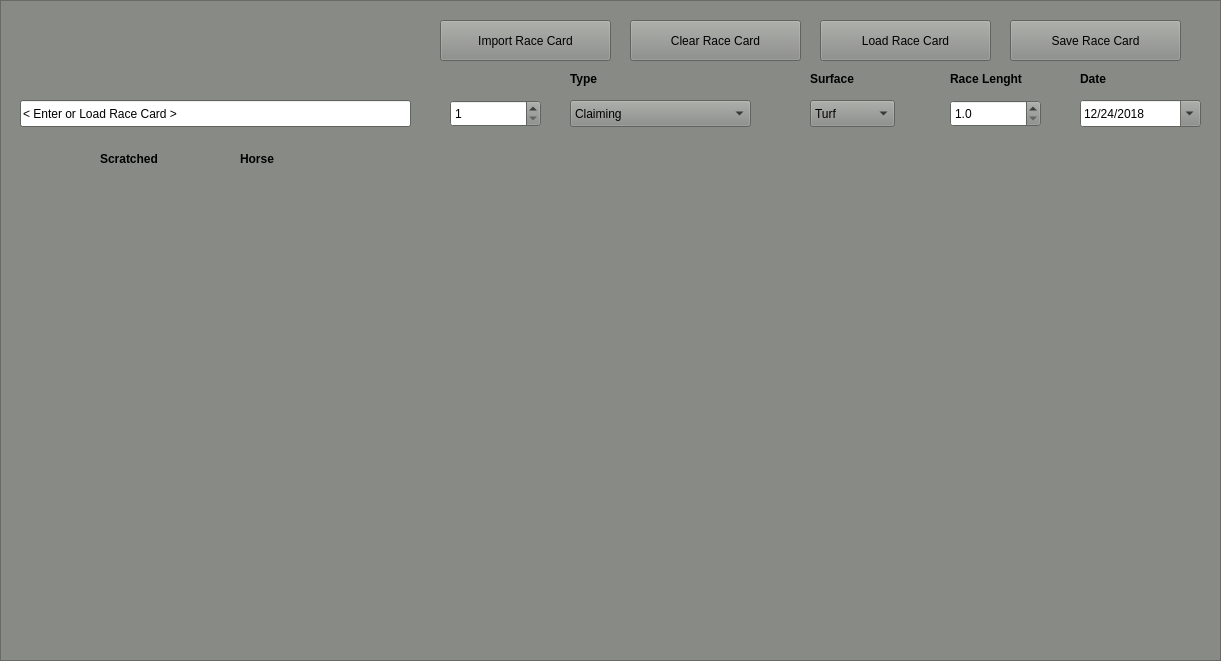
   <widget class="QFrame" name="frame">
    <property name="geometry">
     <rect>
      <x>10</x>
      <y>10</y>
      <width>1221</width>
      <height>661</height>
     </rect>
    </property>
    <property name="palette">
     <palette>
      <active>
       <colorrole role="WindowText">
        <brush brushstyle="SolidPattern">
         <color alpha="255">
          <red>0</red>
          <green>0</green>
          <blue>0</blue>
         </color>
        </brush>
       </colorrole>
       <colorrole role="Button">
        <brush brushstyle="SolidPattern">
         <color alpha="255">
          <red>136</red>
          <green>138</green>
          <blue>133</blue>
         </color>
        </brush>
       </colorrole>
       <colorrole role="Light">
        <brush brushstyle="SolidPattern">
         <color alpha="255">
          <red>204</red>
          <green>207</green>
          <blue>200</blue>
         </color>
        </brush>
       </colorrole>
       <colorrole role="Midlight">
        <brush brushstyle="SolidPattern">
         <color alpha="255">
          <red>170</red>
          <green>172</green>
          <blue>166</blue>
         </color>
        </brush>
       </colorrole>
       <colorrole role="Dark">
        <brush brushstyle="SolidPattern">
         <color alpha="255">
          <red>68</red>
          <green>69</green>
          <blue>66</blue>
         </color>
        </brush>
       </colorrole>
       <colorrole role="Mid">
        <brush brushstyle="SolidPattern">
         <color alpha="255">
          <red>91</red>
          <green>92</green>
          <blue>89</blue>
         </color>
        </brush>
       </colorrole>
       <colorrole role="Text">
        <brush brushstyle="SolidPattern">
         <color alpha="255">
          <red>0</red>
          <green>0</green>
          <blue>0</blue>
         </color>
        </brush>
       </colorrole>
       <colorrole role="BrightText">
        <brush brushstyle="SolidPattern">
         <color alpha="255">
          <red>255</red>
          <green>255</green>
          <blue>255</blue>
         </color>
        </brush>
       </colorrole>
       <colorrole role="ButtonText">
        <brush brushstyle="SolidPattern">
         <color alpha="255">
          <red>0</red>
          <green>0</green>
          <blue>0</blue>
         </color>
        </brush>
       </colorrole>
       <colorrole role="Base">
        <brush brushstyle="SolidPattern">
         <color alpha="255">
          <red>255</red>
          <green>255</green>
          <blue>255</blue>
         </color>
        </brush>
       </colorrole>
       <colorrole role="Window">
        <brush brushstyle="SolidPattern">
         <color alpha="255">
          <red>136</red>
          <green>138</green>
          <blue>133</blue>
         </color>
        </brush>
       </colorrole>
       <colorrole role="Shadow">
        <brush brushstyle="SolidPattern">
         <color alpha="255">
          <red>0</red>
          <green>0</green>
          <blue>0</blue>
         </color>
        </brush>
       </colorrole>
       <colorrole role="AlternateBase">
        <brush brushstyle="SolidPattern">
         <color alpha="255">
          <red>195</red>
          <green>196</green>
          <blue>194</blue>
         </color>
        </brush>
       </colorrole>
       <colorrole role="ToolTipBase">
        <brush brushstyle="SolidPattern">
         <color alpha="255">
          <red>255</red>
          <green>255</green>
          <blue>220</blue>
         </color>
        </brush>
       </colorrole>
       <colorrole role="ToolTipText">
        <brush brushstyle="SolidPattern">
         <color alpha="255">
          <red>0</red>
          <green>0</green>
          <blue>0</blue>
         </color>
        </brush>
       </colorrole>
      </active>
      <inactive>
       <colorrole role="WindowText">
        <brush brushstyle="SolidPattern">
         <color alpha="255">
          <red>0</red>
          <green>0</green>
          <blue>0</blue>
         </color>
        </brush>
       </colorrole>
       <colorrole role="Button">
        <brush brushstyle="SolidPattern">
         <color alpha="255">
          <red>136</red>
          <green>138</green>
          <blue>133</blue>
         </color>
        </brush>
       </colorrole>
       <colorrole role="Light">
        <brush brushstyle="SolidPattern">
         <color alpha="255">
          <red>204</red>
          <green>207</green>
          <blue>200</blue>
         </color>
        </brush>
       </colorrole>
       <colorrole role="Midlight">
        <brush brushstyle="SolidPattern">
         <color alpha="255">
          <red>170</red>
          <green>172</green>
          <blue>166</blue>
         </color>
        </brush>
       </colorrole>
       <colorrole role="Dark">
        <brush brushstyle="SolidPattern">
         <color alpha="255">
          <red>68</red>
          <green>69</green>
          <blue>66</blue>
         </color>
        </brush>
       </colorrole>
       <colorrole role="Mid">
        <brush brushstyle="SolidPattern">
         <color alpha="255">
          <red>91</red>
          <green>92</green>
          <blue>89</blue>
         </color>
        </brush>
       </colorrole>
       <colorrole role="Text">
        <brush brushstyle="SolidPattern">
         <color alpha="255">
          <red>0</red>
          <green>0</green>
          <blue>0</blue>
         </color>
        </brush>
       </colorrole>
       <colorrole role="BrightText">
        <brush brushstyle="SolidPattern">
         <color alpha="255">
          <red>255</red>
          <green>255</green>
          <blue>255</blue>
         </color>
        </brush>
       </colorrole>
       <colorrole role="ButtonText">
        <brush brushstyle="SolidPattern">
         <color alpha="255">
          <red>0</red>
          <green>0</green>
          <blue>0</blue>
         </color>
        </brush>
       </colorrole>
       <colorrole role="Base">
        <brush brushstyle="SolidPattern">
         <color alpha="255">
          <red>255</red>
          <green>255</green>
          <blue>255</blue>
         </color>
        </brush>
       </colorrole>
       <colorrole role="Window">
        <brush brushstyle="SolidPattern">
         <color alpha="255">
          <red>136</red>
          <green>138</green>
          <blue>133</blue>
         </color>
        </brush>
       </colorrole>
       <colorrole role="Shadow">
        <brush brushstyle="SolidPattern">
         <color alpha="255">
          <red>0</red>
          <green>0</green>
          <blue>0</blue>
         </color>
        </brush>
       </colorrole>
       <colorrole role="AlternateBase">
        <brush brushstyle="SolidPattern">
         <color alpha="255">
          <red>195</red>
          <green>196</green>
          <blue>194</blue>
         </color>
        </brush>
       </colorrole>
       <colorrole role="ToolTipBase">
        <brush brushstyle="SolidPattern">
         <color alpha="255">
          <red>255</red>
          <green>255</green>
          <blue>220</blue>
         </color>
        </brush>
       </colorrole>
       <colorrole role="ToolTipText">
        <brush brushstyle="SolidPattern">
         <color alpha="255">
          <red>0</red>
          <green>0</green>
          <blue>0</blue>
         </color>
        </brush>
       </colorrole>
      </inactive>
      <disabled>
       <colorrole role="WindowText">
        <brush brushstyle="SolidPattern">
         <color alpha="255">
          <red>68</red>
          <green>69</green>
          <blue>66</blue>
         </color>
        </brush>
       </colorrole>
       <colorrole role="Button">
        <brush brushstyle="SolidPattern">
         <color alpha="255">
          <red>136</red>
          <green>138</green>
          <blue>133</blue>
         </color>
        </brush>
       </colorrole>
       <colorrole role="Light">
        <brush brushstyle="SolidPattern">
         <color alpha="255">
          <red>204</red>
          <green>207</green>
          <blue>200</blue>
         </color>
        </brush>
       </colorrole>
       <colorrole role="Midlight">
        <brush brushstyle="SolidPattern">
         <color alpha="255">
          <red>170</red>
          <green>172</green>
          <blue>166</blue>
         </color>
        </brush>
       </colorrole>
       <colorrole role="Dark">
        <brush brushstyle="SolidPattern">
         <color alpha="255">
          <red>68</red>
          <green>69</green>
          <blue>66</blue>
         </color>
        </brush>
       </colorrole>
       <colorrole role="Mid">
        <brush brushstyle="SolidPattern">
         <color alpha="255">
          <red>91</red>
          <green>92</green>
          <blue>89</blue>
         </color>
        </brush>
       </colorrole>
       <colorrole role="Text">
        <brush brushstyle="SolidPattern">
         <color alpha="255">
          <red>68</red>
          <green>69</green>
          <blue>66</blue>
         </color>
        </brush>
       </colorrole>
       <colorrole role="BrightText">
        <brush brushstyle="SolidPattern">
         <color alpha="255">
          <red>255</red>
          <green>255</green>
          <blue>255</blue>
         </color>
        </brush>
       </colorrole>
       <colorrole role="ButtonText">
        <brush brushstyle="SolidPattern">
         <color alpha="255">
          <red>68</red>
          <green>69</green>
          <blue>66</blue>
         </color>
        </brush>
       </colorrole>
       <colorrole role="Base">
        <brush brushstyle="SolidPattern">
         <color alpha="255">
          <red>136</red>
          <green>138</green>
          <blue>133</blue>
         </color>
        </brush>
       </colorrole>
       <colorrole role="Window">
        <brush brushstyle="SolidPattern">
         <color alpha="255">
          <red>136</red>
          <green>138</green>
          <blue>133</blue>
         </color>
        </brush>
       </colorrole>
       <colorrole role="Shadow">
        <brush brushstyle="SolidPattern">
         <color alpha="255">
          <red>0</red>
          <green>0</green>
          <blue>0</blue>
         </color>
        </brush>
       </colorrole>
       <colorrole role="AlternateBase">
        <brush brushstyle="SolidPattern">
         <color alpha="255">
          <red>136</red>
          <green>138</green>
          <blue>133</blue>
         </color>
        </brush>
       </colorrole>
       <colorrole role="ToolTipBase">
        <brush brushstyle="SolidPattern">
         <color alpha="255">
          <red>255</red>
          <green>255</green>
          <blue>220</blue>
         </color>
        </brush>
       </colorrole>
       <colorrole role="ToolTipText">
        <brush brushstyle="SolidPattern">
         <color alpha="255">
          <red>0</red>
          <green>0</green>
          <blue>0</blue>
         </color>
        </brush>
       </colorrole>
      </disabled>
     </palette>
    </property>
    <property name="frameShape">
     <enum>QFrame::StyledPanel</enum>
    </property>
    <property name="frameShadow">
     <enum>QFrame::Raised</enum>
    </property>
    <widget class="QLineEdit" name="RaceTrack">
     <property name="geometry">
      <rect>
       <x>20</x>
       <y>100</y>
       <width>391</width>
       <height>27</height>
      </rect>
     </property>
     <property name="inputMethodHints">
      <set>Qt::ImhDigitsOnly</set>
     </property>
     <property name="text">
      <string>&lt; Enter or Load Race Card &gt;</string>
     </property>
     <property name="readOnly">
      <bool>false</bool>
     </property>
    </widget>
    <widget class="QLineEdit" name="lineEdit_3">
     <property name="geometry">
      <rect>
       <x>800</x>
       <y>-340</y>
       <width>391</width>
       <height>27</height>
      </rect>
     </property>
     <property name="inputMethodHints">
      <set>Qt::ImhDigitsOnly</set>
     </property>
     <property name="readOnly">
      <bool>false</bool>
     </property>
    </widget>
    <widget class="QDoubleSpinBox" name="race_number">
     <property name="geometry">
      <rect>
       <x>450</x>
       <y>100</y>
       <width>91</width>
       <height>27</height>
      </rect>
     </property>
     <property name="decimals">
      <number>0</number>
     </property>
     <property name="minimum">
      <double>1.000000000000000</double>
     </property>
     <property name="maximum">
      <double>15.000000000000000</double>
     </property>
    </widget>
    <widget class="QDateEdit" name="race_day">
     <property name="geometry">
      <rect>
       <x>1080</x>
       <y>100</y>
       <width>121</width>
       <height>27</height>
      </rect>
     </property>
     <property name="maximumDate">
      <date>
       <year>7998</year>
       <month>2</month>
       <day>27</day>
      </date>
     </property>
     <property name="currentSection">
      <enum>QDateTimeEdit::MonthSection</enum>
     </property>
     <property name="displayFormat">
      <string>M/d/yyyy</string>
     </property>
     <property name="calendarPopup">
      <bool>true</bool>
     </property>
     <property name="date">
      <date>
       <year>2018</year>
       <month>12</month>
       <day>24</day>
      </date>
     </property>
    </widget>
    <widget class="QPushButton" name="load_race_card_btn">
     <property name="geometry">
      <rect>
       <x>820</x>
       <y>20</y>
       <width>171</width>
       <height>41</height>
      </rect>
     </property>
     <property name="text">
      <string>Load Race Card</string>
     </property>
    </widget>
    <widget class="QPushButton" name="save_racecard_btn">
     <property name="geometry">
      <rect>
       <x>1010</x>
       <y>20</y>
       <width>171</width>
       <height>41</height>
      </rect>
     </property>
     <property name="text">
      <string>Save Race Card</string>
     </property>
    </widget>
    <widget class="QPushButton" name="clear_race_card_btn">
     <property name="geometry">
      <rect>
       <x>630</x>
       <y>20</y>
       <width>171</width>
       <height>41</height>
      </rect>
     </property>
     <property name="text">
      <string>Clear Race Card</string>
     </property>
    </widget>
    <widget class="QLabel" name="label_5">
     <property name="geometry">
      <rect>
       <x>100</x>
       <y>150</y>
       <width>71</width>
       <height>17</height>
      </rect>
     </property>
     <property name="font">
      <font>
       <weight>75</weight>
       <bold>true</bold>
      </font>
     </property>
     <property name="text">
      <string>Scratched</string>
     </property>
    </widget>
    <widget class="QLabel" name="label_2">
     <property name="geometry">
      <rect>
       <x>240</x>
       <y>150</y>
       <width>51</width>
       <height>17</height>
      </rect>
     </property>
     <property name="font">
      <font>
       <weight>75</weight>
       <bold>true</bold>
      </font>
     </property>
     <property name="text">
      <string>Horse</string>
     </property>
    </widget>
    <widget class="QPushButton" name="import_race_card_btn">
     <property name="geometry">
      <rect>
       <x>440</x>
       <y>20</y>
       <width>171</width>
       <height>41</height>
      </rect>
     </property>
     <property name="text">
      <string>Import Race Card</string>
     </property>
    </widget>
    <widget class="QLabel" name="label_34">
     <property name="geometry">
      <rect>
       <x>950</x>
       <y>70</y>
       <width>121</width>
       <height>17</height>
      </rect>
     </property>
     <property name="font">
      <font>
       <weight>75</weight>
       <bold>true</bold>
      </font>
     </property>
     <property name="text">
      <string>Race Lenght</string>
     </property>
    </widget>
    <widget class="QDoubleSpinBox" name="race_lenght">
     <property name="geometry">
      <rect>
       <x>950</x>
       <y>100</y>
       <width>91</width>
       <height>27</height>
      </rect>
     </property>
     <property name="decimals">
      <number>1</number>
     </property>
     <property name="minimum">
      <double>1.000000000000000</double>
     </property>
     <property name="maximum">
      <double>15.000000000000000</double>
     </property>
    </widget>
    <widget class="QLabel" name="label_21">
     <property name="geometry">
      <rect>
       <x>1080</x>
       <y>70</y>
       <width>121</width>
       <height>17</height>
      </rect>
     </property>
     <property name="font">
      <font>
       <weight>75</weight>
       <bold>true</bold>
      </font>
     </property>
     <property name="text">
      <string>Date</string>
     </property>
    </widget>
    <widget class="QComboBox" name="surface_type">
     <property name="geometry">
      <rect>
       <x>810</x>
       <y>100</y>
       <width>85</width>
       <height>27</height>
      </rect>
     </property>
     <property name="autoFillBackground">
      <bool>false</bool>
     </property>
     <item>
      <property name="text">
       <string>Turf</string>
      </property>
     </item>
     <item>
      <property name="text">
       <string>Dirt</string>
      </property>
     </item>
    </widget>
    <widget class="QLabel" name="label_35">
     <property name="geometry">
      <rect>
       <x>810</x>
       <y>70</y>
       <width>121</width>
       <height>17</height>
      </rect>
     </property>
     <property name="font">
      <font>
       <weight>75</weight>
       <bold>true</bold>
      </font>
     </property>
     <property name="text">
      <string>Surface</string>
     </property>
    </widget>
    <widget class="QComboBox" name="surface_type_2">
     <property name="geometry">
      <rect>
       <x>570</x>
       <y>100</y>
       <width>181</width>
       <height>27</height>
      </rect>
     </property>
     <property name="autoFillBackground">
      <bool>false</bool>
     </property>
     <item>
      <property name="text">
       <string>Claiming</string>
      </property>
     </item>
     <item>
      <property name="text">
       <string>Stakes</string>
      </property>
     </item>
    </widget>
    <widget class="QLabel" name="label_40">
     <property name="geometry">
      <rect>
       <x>570</x>
       <y>70</y>
       <width>41</width>
       <height>17</height>
      </rect>
     </property>
     <property name="font">
      <font>
       <weight>75</weight>
       <bold>true</bold>
      </font>
     </property>
     <property name="text">
      <string>Type</string>
     </property>
    </widget>
   </widget>
